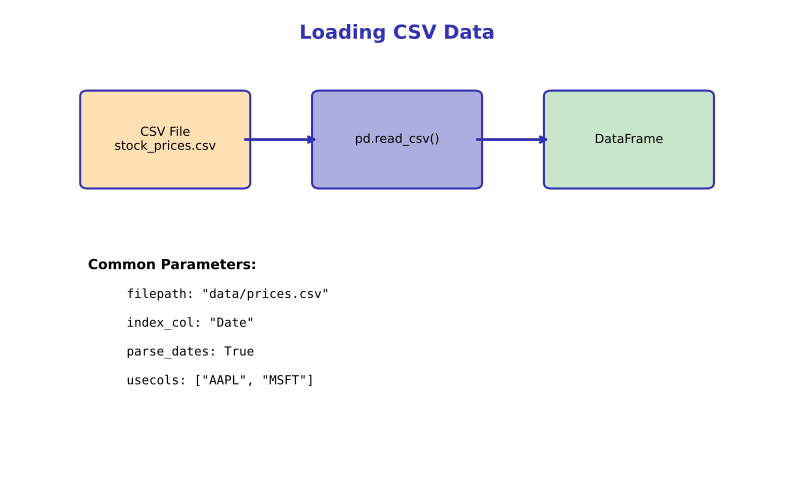

The script that saved this image:
"""Generated chart with course color palette"""
import matplotlib.pyplot as plt
import matplotlib.patches as patches
from matplotlib.patches import FancyBboxPatch, Rectangle, Circle, FancyArrowPatch, Wedge
import numpy as np
import pandas as pd
import seaborn as sns
from pathlib import Path

# Standard matplotlib configuration
plt.rcParams.update({
    'font.size': 10,
    'axes.labelsize': 10,
    'axes.titlesize': 11,
    'xtick.labelsize': 9,
    'ytick.labelsize': 9,
    'legend.fontsize': 9,
    'figure.figsize': (10, 6),
    'figure.dpi': 150
})

# Course colors
MLPURPLE = '#3333B2'
MLLAVENDER = '#ADADE0'
MLBLUE = '#0066CC'
MLORANGE = '#FF7F0E'
MLGREEN = '#2CA02C'
MLRED = '#D62728'

# Course colors already used in this lesson
COLOR_PRIMARY = MLPURPLE
COLOR_SECONDARY = MLPURPLE
COLOR_ACCENT = MLBLUE
COLOR_LIGHT = MLLAVENDER
COLOR_GREEN = MLGREEN
COLOR_ORANGE = MLORANGE
COLOR_RED = MLRED


fig, ax = plt.subplots(figsize=(10, 6))
ax.set_xlim(0, 10)
ax.set_ylim(0, 8)
ax.axis('off')

ax.text(5, 7.5, 'Loading CSV Data', fontsize=14, fontweight='bold', ha='center', color=MLPURPLE)

# Flow boxes
boxes = [
    (1, 5, 'CSV File\nstock_prices.csv', '#FFE0B2'),
    (4, 5, 'pd.read_csv()', MLLAVENDER),
    (7, 5, 'DataFrame', '#C8E6C9')
]

for x, y, text, color in boxes:
    rect = patches.FancyBboxPatch((x, y), 2, 1.5, boxstyle="round,pad=0.1",
                                   facecolor=color, edgecolor=MLPURPLE, linewidth=1.5)
    ax.add_patch(rect)
    ax.text(x+1, y+0.75, text, fontsize=9, ha='center', va='center')

ax.annotate('', xy=(4, 5.75), xytext=(3, 5.75), arrowprops=dict(arrowstyle='->', color=MLPURPLE, lw=2))
ax.annotate('', xy=(7, 5.75), xytext=(6, 5.75), arrowprops=dict(arrowstyle='->', color=MLPURPLE, lw=2))

# Options
ax.text(1, 3.5, 'Common Parameters:', fontsize=10, fontweight='bold')
options = [
    'filepath: "data/prices.csv"',
    'index_col: "Date"',
    'parse_dates: True',
    'usecols: ["AAPL", "MSFT"]'
]
for i, opt in enumerate(options):
    ax.text(1.5, 3 - i*0.5, opt, fontsize=9, fontfamily='monospace')

plt.savefig('chart.pdf', dpi=300, bbox_inches='tight')
plt.close()
